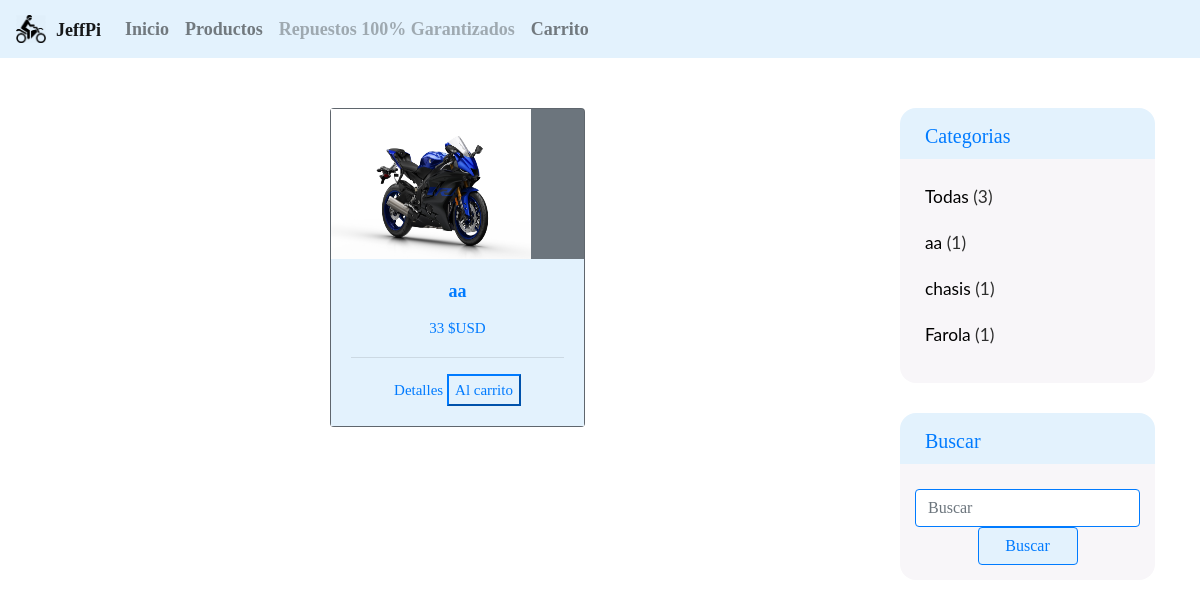
The app's page /index.php/productos/product/7 with its own data.
### tables this page shows
CREATE TABLE `web_navbar` (
  `id` int(11) NOT NULL AUTO_INCREMENT,
  `nombre` varchar(20) DEFAULT NULL,
  `logo` varchar(100) DEFAULT NULL,
  `op1` varchar(20) DEFAULT NULL,
  `op2` varchar(20) DEFAULT NULL,
  `op3` varchar(20) DEFAULT NULL,
  `op31` varchar(20) DEFAULT NULL,
  `op32` varchar(20) DEFAULT NULL,
  `op33` varchar(20) DEFAULT NULL,
  `bg_color` varchar(20) DEFAULT NULL,
  `fuente` varchar(100) DEFAULT NULL,
  `op4` varchar(255) DEFAULT NULL,
  `size` int(11) DEFAULT NULL,
  `search` varchar(50) DEFAULT NULL,
  `nombre_web` varchar(50) DEFAULT NULL,
  `btn_bgcolor` varchar(20) DEFAULT NULL,
  `btn_bordercolor` varchar(20) DEFAULT NULL,
  `paypal` varchar(255) DEFAULT NULL,
  `pr900` double DEFAULT NULL,
  PRIMARY KEY (`id`)
);

CREATE TABLE `web_productos` (
  `id` int(11) NOT NULL AUTO_INCREMENT,
  `nombre` varchar(200) DEFAULT NULL,
  `descripcion` varchar(255) DEFAULT NULL,
  `parte` varchar(100) DEFAULT NULL,
  `ubicacion` varchar(100) DEFAULT NULL,
  `precio` double DEFAULT NULL,
  `marca` varchar(50) DEFAULT NULL,
  `referencia` varchar(50) DEFAULT NULL,
  `year` int(11) DEFAULT NULL,
  `color` varchar(100) DEFAULT NULL,
  `img` varchar(100) DEFAULT NULL,
  PRIMARY KEY (`id`)
);

### application/controllers/Productos.php (called while the page is built, shortened)
<?php
class Productos extends CI_Controller {
  public function __construct(){
    $this->load->model('model_productos');
    $this->load->model('model_nav');
  }
  public function product($ban=NULL)
  {
    if ($ban!=NULL) {
      $nav['nav']=$this->model_nav->consultNav(1);
      $nav['product']=$this->model_productos->producto($ban);
      $nav['categ']=$this->model_productos->categorias();
      $this->load->view('header_ecommerce',$nav);
      $this->load->view('view_ecommerce');
      $this->load->view('footer');
    }else {
      redirect("productos",'refresh');
    }
  }
  }

### index.php (called while the page is built, shortened)
<?php
require_once BASEPATH.'core/CodeIgniter.php';

### application/models/Model_nav.php (called while the page is built, shortened)
<?php
class Model_nav extends CI_Model {
  public function consultNav($id){
    $sql="SELECT wn.* from web_navbar wn where wn.id=$id";
    $query=$this->db->query($sql);
    return $query->row();
  }
}

### application/models/Model_productos.php (called while the page is built, shortened)
<?php
class Model_productos extends CI_Model {
  public function producto($id){
    $sql= "SELECT * from web_productos where id=$id";
    $query=$this->db->query($sql);
    return $query->row();
  }
  function categorias(){
    $sql="SELECT DISTINCT parte, COUNT(*) as num FROM web_productos GROUP BY parte";
    $query = $this->db->query($sql);
    return $query->result();
  }
}

### application/views/view_ecommerce.php (the view, shortened to what this page needs)
<!DOCTYPE html>
<html lang="en">
<head>
</head>
<body data-spy="scroll" data-target=".navbar-default" data-offset="100">
  <section>
    <div class="content">
      <div class="container" style="padding-top: 50px">
        <div class="row">
          <div class="col-md-9 col-12 col-sm-12 mr-auto ml-auto">
            <div class="row">
              <?php
              if (!empty($product)) {
                ?>
                <div class="col-md-4 mr-auto ml-auto">
                  <form action="<?php echo base_url(); ?>index.php/carrito/agrega_item_carrito" method="get">
                    <center>
                      <div class="card text-white bg-secondary mb-3" style="width:100%;">
                        <img src="<?= base_url().$product->img;?>" style="width:200px; height:150px" >
                        <div class="card-body" style="background-color:<?= $nav->bg_color; ?>;">
                          <center><h5 class="card-title" style=" color:<?= $nav->btn_bordercolor; ?>; font-family: <?= $nav->fuente; ?>;"><?php echo $product->nombre; ?></h5></center>
                          <p class="card-text" style=" color:<?= $nav->btn_bordercolor; ?>; font-family: <?= $nav->fuente; ?>;text-align:center"><?php echo $product->precio; ?> $USD</p>
                          <hr>
                          <a href="#" class="card-link" data-toggle="modal" data-target="#producto<?= $product->id; ?>" style="font-family: <?= $nav->fuente; ?>; color: <?= $nav->btn_bordercolor; ?>">Detalles</a>
                          <button href="#" id="cagregarcar" type="submit" name="cagregarcar" style="font-family: <?= $nav->fuente; ?>;background-color: <?= $nav->btn_bgcolor; ?>; color: <?= $nav->btn_bordercolor; ?>;border-color:<?= $nav->btn_bordercolor; ?>">Al carrito</button>
                        </div>
                      </div>
                    </center>
                  </div>
                <?php
              }
                ?>
            </div>
          </div>
          <div class="col-md-3">
            <div class="block-col">
              <div class="header" style="font-family: <?= $nav->fuente; ?>;color: <?= $nav->btn_bordercolor; ?>;background-color:<?= $nav->bg_color; ?>; ">Categorias</div>
              <div class="content" >
                <ul>
                  <?php
                  $cont=0;
                  foreach ($categ as $files) {
                    $cont=$cont+$files->num;
                  }
                   ?>
                  <li><a href="<?= base_url() ?>index.php/productos"style="color:black">Todas <span style="color:#2E2E2E">(<?php echo $cont; ?>)</span></a></li>
                  <?php
                    foreach ($categ as $files) {
                      ?>
                      <li><a href="<?= base_url() ?>index.php/productos/categoria/<?php echo $files->parte; ?>"style="color:black"><?php echo $files->parte; ?> <span style="color:#2E2E2E">(<?php echo $files->num; ?>)</span></a></li>
                      <?php
                    }
                  ?>
                </ul>
              </div>
            </div>
            <div class="block-col">
              <div class="header" style="font-family: <?= $nav->fuente; ?>;color: <?= $nav->btn_bordercolor; ?>;background-color:<?= $nav->bg_color; ?>; ">Buscar</div>
              <div class="content">
                <form class="" action="<?= base_url() ?>index.php/productos/buscar" method="post">
                  <input type="text" name="search" class="form-control" placeholder="Buscar" style="font-family: <?= $nav->fuente; ?>; border-color: <?= $nav->btn_bordercolor; ?>;color: <?= $nav->btn_bordercolor; ?>">
                  <center><input type="submit" class="form-control" style="font-family: <?= $nav->fuente; ?>;background-color:<?= $nav->btn_bgcolor; ?>; border-color: <?= $nav->btn_bordercolor; ?>;color: <?= $nav->btn_bordercolor; ?>; width: 100px" value="Buscar"></center>
                </form>
              </div>
            </div>
          </div>
        </div>
      </div>
    </div>
  </section>
</body>
</html>

### application/views/header_ecommerce.php (shortened to what this page needs)
<!doctype html>
<html lang="en">
<head>
  <link rel="stylesheet" href="https://stackpath.bootstrapcdn.com/bootstrap/4.3.1/css/bootstrap.min.css">
  <link rel="stylesheet" href="<?= base_url(); ?>assets/css/style.css">
</head>
<body>
  <nav class="navbar navbar-expand-lg navbar-light"  style="background-color: <?= $nav->bg_color; ?>;">
    <a class="navbar-brand" href="<?= base_url(); ?>">
      <img src="<?= base_url().$nav->logo; ?>" width="30" height="30" class="d-inline-block align-top" alt="">
    <b style="font-family: <?= $nav->fuente ?>;font-size: <?= $nav->size; ?>px"><?= $nav->nombre; ?></b>
    </a>
    <div class="collapse navbar-collapse" id="navbarSupportedContent">
      <ul class="navbar-nav mr-auto" style="text-align: right">
        <li class="nav-item">
          <a class="nav-link" href="<?= base_url(); ?>"><b style="font-family: <?= $nav->fuente ?>;font-size: <?= $nav->size; ?>px"><?= $nav->op1; ?></b></a>
        </li>
        <li class="nav-item">
          <a class="nav-link" href="<?= base_url(); ?>index.php/productos"><b style="font-family: <?= $nav->fuente ?>;font-size: <?= $nav->size; ?>px"><?= $nav->op2; ?></b></a>
        </li>
        <li class="nav-item">
          <a class="nav-link disabled" href="#" tabindex="-1" aria-disabled="true"><b style="font-family: <?= $nav->fuente ?>;font-size: <?= $nav->size; ?>px"><?= $nav->op4; ?></b> </a>
        </li>
        <li class="nav-item">
          <a class="nav-link" href="<?= base_url(); ?>index.php/carrito/carga_carrito"><b style="font-family: <?= $nav->fuente ?>;font-size: <?= $nav->size; ?>px">Carrito</b></a>
        </li>
      </ul>
    </div>
  </nav>
</body>
</html>

### assets/css/style.css (style rules this page uses)
body { font-family: 'Lato', sans-serif; font-size: 15px; font-weight: 400; line-height: 26px; overflow-x: hidden; color: #88889b; }
h1, h2, h3, h4, h5, h6 { font-family: 'Lato', sans-serif; margin-bottom: 10px; line-height: 24px; font-weight: 700; }
h5 { font-size: 18px; }
a { text-decoration: none; transition: all 0.4s ease; }
ul, ol { margin: 0; padding: 0; }
ul { list-style: none; }
img { max-width: 100%; height: auto; }
p { font-weight: 400; }
.navbar-brand { padding: 0; }
.navbar-brand img { width: 30px; margin-right: 10px; float: left; }
.block-col { margin-bottom: 30px; }
.block-col .header { -webkit-border-top-left-radius: 16px; -moz-border-radius-topleft: 16px; border-top-left-radius: 16px; -webkit-border-top-right-radius: 16px; -webkit-background-clip: padding-box; -moz-border-radius-topright: 16px; -moz-background-clip: padding; border-top-right-radius: 16px; background-clip: padding-box; background: #00664d; color: #fff; font-family: 'Fira Sans', sans-serif; font-size: 15pt; font-weight: 300; padding: 15px 25px 10px; }
.block-col .content { background: #F8F6F9; -webkit-border-bottom-left-radius: 16px; -moz-border-radius-bottomleft: 16px; border-bottom-left-radius: 16px; -webkit-border-bottom-right-radius: 16px; -webkit-background-clip: padding-box; -moz-border-radius-bottomright: 16px; -moz-background-clip: padding; border-bottom-right-radius: 16px; background-clip: padding-box; padding: 25px 15px 15px 15px; }
.block-col .content ul { margin: 0 0 0 10px; padding: 0; list-style: none; }
.block-col .content ul li { color: #23182C; margin-bottom: 20px; font-size: 13pt; }
.block-col .content ul li span { color: #00664d; }
.block-col .content ul li a { color: #23182C; }

### records on screen
web_navbar: logo (picture), nombre "JeffPi", op1 "Inicio", op2 "Productos", op4 "Repuestos 100% Garantizados"
web_productos: img (picture), nombre "aa", precio "33"

### other values on screen
$cont "3"
$files->parte "aa"
$files->num "1"
$files->parte "chasis"
$files->parte "Farola"
